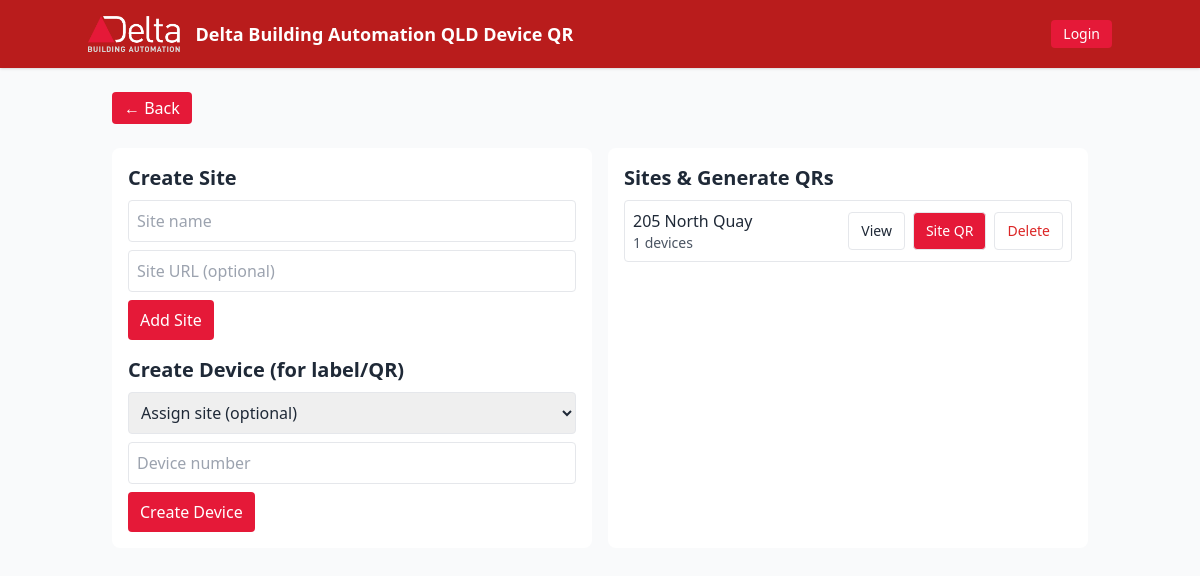
Before: / with the older database file.
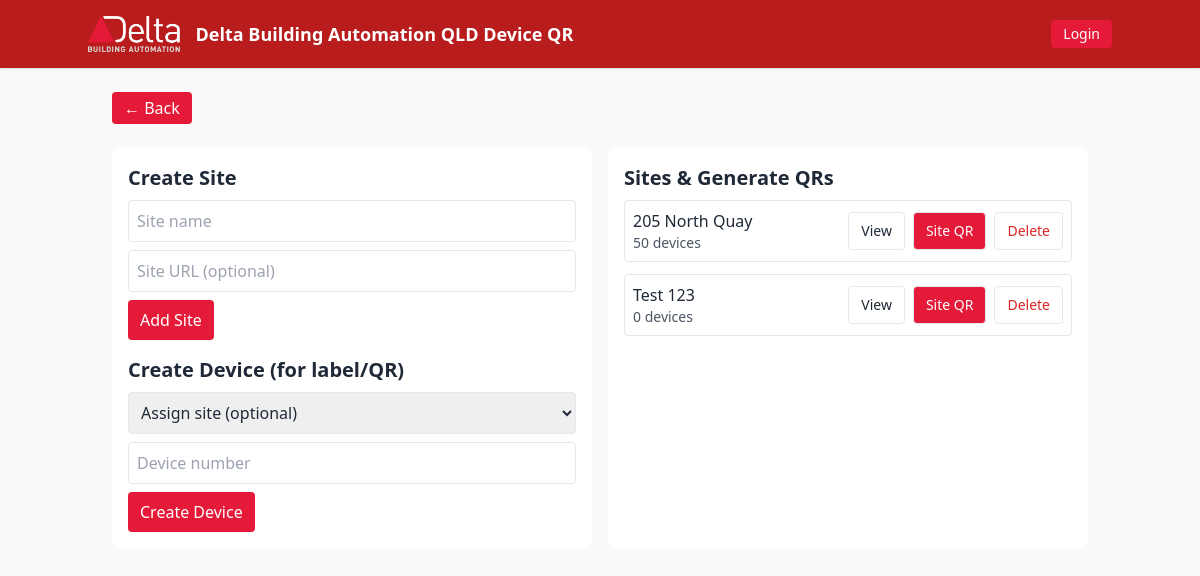
After: the same page with the newer database file.
### app.py (models this page shows)
class Site(db.Model):
    id = db.Column(db.Integer, primary_key=True)
    name = db.Column(db.String(200), unique=True, nullable=False)
    url = db.Column(db.String(500), nullable=True)  # new custom URL field
    devices = db.relationship('Device', backref='site', lazy=True)

### app.py (the view)
@app.route('/')
def index():
    sites = Site.query.order_by(Site.name).all()
    return render_template('index.html', sites=sites)

### templates/index.html (shortened to what this page needs)
{% extends "base.html" %}
{% block content %}
<div class="grid grid-cols-1 md:grid-cols-2 gap-4">
    <div class="delta-card">
        <h2 class="text-xl font-semibold mb-2">Create Site</h2>
        <form method="POST" action="{{ url_for('add_site') }}">
            <input type="text" name="site_name" placeholder="Site name" class="w-full p-2 border rounded mb-2" required>
            <input type="text" name="site_url" placeholder="Site URL (optional)" class="w-full p-2 border rounded mb-2">
            <button class="px-3 py-2 delta-btn rounded">Add Site</button>
        </form>
        <h2 class="text-xl font-semibold mt-4 mb-2">Create Device (for label/QR)</h2>
        <form method="POST" action="{{ url_for('add_device') }}">
            <select name="site_id" class="w-full p-2 border rounded mb-2">
                <option value="">Assign site (optional)</option>
            </select>
            <input type="text" name="device_number" placeholder="Device number" class="w-full p-2 border rounded mb-2"
                required>
            <button class="px-3 py-2 delta-btn rounded">Create Device</button>
        </form>
    </div>
    <div class="delta-card">
        <h2 class="text-xl font-semibold mb-2">Sites & Generate QRs</h2>
        {% if sites %}
        <ul class="space-y-3">
            {% for s in sites %}
            <li class="p-2 border rounded flex justify-between items-center">
                <div>
                    <div class="font-medium">
                        {% if s.url %}
                        <a href="{{ s.url }}" target="_blank">{{ s.name }}</a>
                        {% else %}
                        {{ s.name }}
                        {% endif %}
                    </div>
                    <div class="text-sm text-gray-600">{{ s.devices|length }} devices</div>
                </div>
                <div class="flex items-center space-x-2">
                    <a class="px-3 py-2 text-sm rounded border" href="{{ url_for('site_view', site_id=s.id) }}">View</a>
                    <a class="px-3 py-2 text-sm rounded border delta-btn text-white "
                        href="{{ url_for('generate_site_qr', site_id=s.id) }}">Site QR</a>
                    <form method="POST" action="{{ url_for('delete_site', site_id=s.id) }}"
                        onsubmit="return confirm('Are you sure you want to delete this site and all associated devices?');">
                        <button type="submit"
                            class="px-3 py-2 text-sm rounded border text-red-600 hover:bg-red-100">Delete</button>
                    </form>
                </div>
            </li>
            {% endfor %}
        </ul>
        {% else %}
        <div class="text-sm text-gray-500">No sites yet.</div>
        {% endif %}
    </div>
</div>
{% endblock %}

Changed rows visible on the page:
computed for Site "205 North Quay": devices|length "1" → "50"
added Site: name "Test 123", devices|length "0"
